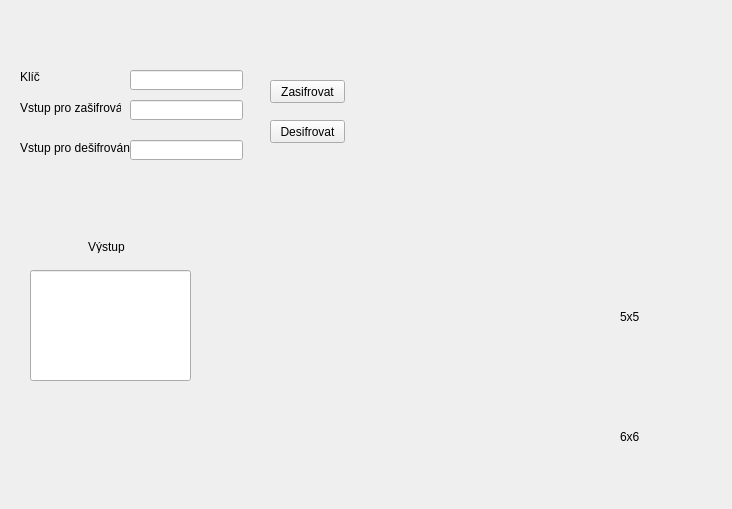
<?xml version="1.0" encoding="UTF-8"?>
<ui version="4.0">
 <class>Form</class>
 <widget class="QWidget" name="Form">
  <property name="geometry">
   <rect>
    <x>0</x>
    <y>0</y>
    <width>732</width>
    <height>509</height>
   </rect>
  </property>
  <property name="windowTitle">
   <string>Form</string>
  </property>
  <widget class="QLabel" name="label">
   <property name="geometry">
    <rect>
     <x>20</x>
     <y>70</y>
     <width>47</width>
     <height>13</height>
    </rect>
   </property>
   <property name="text">
    <string>Klíč</string>
   </property>
  </widget>
  <widget class="QLabel" name="label_2">
   <property name="geometry">
    <rect>
     <x>20</x>
     <y>100</y>
     <width>101</width>
     <height>16</height>
    </rect>
   </property>
   <property name="text">
    <string>Vstup pro zašifrování</string>
   </property>
  </widget>
  <widget class="QLabel" name="label_3">
   <property name="geometry">
    <rect>
     <x>20</x>
     <y>140</y>
     <width>111</width>
     <height>16</height>
    </rect>
   </property>
   <property name="text">
    <string>Vstup pro dešifrování</string>
   </property>
  </widget>
  <widget class="QLineEdit" name="vstup_klic">
   <property name="geometry">
    <rect>
     <x>130</x>
     <y>70</y>
     <width>113</width>
     <height>20</height>
    </rect>
   </property>
  </widget>
  <widget class="QLineEdit" name="vstup_zasifrovani">
   <property name="geometry">
    <rect>
     <x>130</x>
     <y>100</y>
     <width>113</width>
     <height>20</height>
    </rect>
   </property>
  </widget>
  <widget class="QLineEdit" name="vstup_desifrovani">
   <property name="geometry">
    <rect>
     <x>130</x>
     <y>140</y>
     <width>113</width>
     <height>20</height>
    </rect>
   </property>
  </widget>
  <widget class="QLabel" name="label_4">
   <property name="geometry">
    <rect>
     <x>88</x>
     <y>240</y>
     <width>47</width>
     <height>13</height>
    </rect>
   </property>
   <property name="text">
    <string>Výstup</string>
   </property>
  </widget>
  <widget class="QLineEdit" name="vystup">
   <property name="geometry">
    <rect>
     <x>30</x>
     <y>270</y>
     <width>161</width>
     <height>111</height>
    </rect>
   </property>
  </widget>
  <widget class="QPushButton" name="zasifrovat">
   <property name="geometry">
    <rect>
     <x>270</x>
     <y>80</y>
     <width>75</width>
     <height>23</height>
    </rect>
   </property>
   <property name="text">
    <string>Zasifrovat</string>
   </property>
  </widget>
  <widget class="QPushButton" name="desifrovat">
   <property name="geometry">
    <rect>
     <x>270</x>
     <y>120</y>
     <width>75</width>
     <height>23</height>
    </rect>
   </property>
   <property name="text">
    <string>Desifrovat</string>
   </property>
  </widget>
  <widget class="QLabel" name="label_00">
   <property name="geometry">
    <rect>
     <x>240</x>
     <y>280</y>
     <width>47</width>
     <height>13</height>
    </rect>
   </property>
   <property name="text">
    <string/>
   </property>
  </widget>
  <widget class="QLabel" name="label_05">
   <property name="geometry">
    <rect>
     <x>240</x>
     <y>300</y>
     <width>47</width>
     <height>13</height>
    </rect>
   </property>
   <property name="text">
    <string/>
   </property>
  </widget>
  <widget class="QLabel" name="label_10">
   <property name="geometry">
    <rect>
     <x>240</x>
     <y>320</y>
     <width>47</width>
     <height>13</height>
    </rect>
   </property>
   <property name="text">
    <string/>
   </property>
  </widget>
  <widget class="QLabel" name="label_15">
   <property name="geometry">
    <rect>
     <x>240</x>
     <y>340</y>
     <width>47</width>
     <height>13</height>
    </rect>
   </property>
   <property name="text">
    <string/>
   </property>
  </widget>
  <widget class="QLabel" name="label_20">
   <property name="geometry">
    <rect>
     <x>240</x>
     <y>360</y>
     <width>47</width>
     <height>13</height>
    </rect>
   </property>
   <property name="text">
    <string/>
   </property>
  </widget>
  <widget class="QLabel" name="label_01">
   <property name="geometry">
    <rect>
     <x>310</x>
     <y>280</y>
     <width>47</width>
     <height>13</height>
    </rect>
   </property>
   <property name="text">
    <string/>
   </property>
  </widget>
  <widget class="QLabel" name="label_06">
   <property name="geometry">
    <rect>
     <x>310</x>
     <y>300</y>
     <width>47</width>
     <height>13</height>
    </rect>
   </property>
   <property name="text">
    <string/>
   </property>
  </widget>
  <widget class="QLabel" name="label_11">
   <property name="geometry">
    <rect>
     <x>310</x>
     <y>320</y>
     <width>47</width>
     <height>13</height>
    </rect>
   </property>
   <property name="text">
    <string/>
   </property>
  </widget>
  <widget class="QLabel" name="label_16">
   <property name="geometry">
    <rect>
     <x>310</x>
     <y>340</y>
     <width>47</width>
     <height>13</height>
    </rect>
   </property>
   <property name="text">
    <string/>
   </property>
  </widget>
  <widget class="QLabel" name="label_21">
   <property name="geometry">
    <rect>
     <x>310</x>
     <y>360</y>
     <width>47</width>
     <height>13</height>
    </rect>
   </property>
   <property name="text">
    <string/>
   </property>
  </widget>
  <widget class="QLabel" name="label_22">
   <property name="geometry">
    <rect>
     <x>380</x>
     <y>360</y>
     <width>47</width>
     <height>13</height>
    </rect>
   </property>
   <property name="text">
    <string/>
   </property>
  </widget>
  <widget class="QLabel" name="label_17">
   <property name="geometry">
    <rect>
     <x>380</x>
     <y>340</y>
     <width>47</width>
     <height>13</height>
    </rect>
   </property>
   <property name="text">
    <string/>
   </property>
  </widget>
  <widget class="QLabel" name="label_03">
   <property name="geometry">
    <rect>
     <x>450</x>
     <y>280</y>
     <width>47</width>
     <height>13</height>
    </rect>
   </property>
   <property name="text">
    <string/>
   </property>
  </widget>
  <widget class="QLabel" name="label_02">
   <property name="geometry">
    <rect>
     <x>380</x>
     <y>280</y>
     <width>47</width>
     <height>13</height>
    </rect>
   </property>
   <property name="text">
    <string/>
   </property>
  </widget>
  <widget class="QLabel" name="label_18">
   <property name="geometry">
    <rect>
     <x>450</x>
     <y>340</y>
     <width>47</width>
     <height>13</height>
    </rect>
   </property>
   <property name="text">
    <string/>
   </property>
  </widget>
  <widget class="QLabel" name="label_07">
   <property name="geometry">
    <rect>
     <x>380</x>
     <y>300</y>
     <width>47</width>
     <height>13</height>
    </rect>
   </property>
   <property name="text">
    <string/>
   </property>
  </widget>
  <widget class="QLabel" name="label_12">
   <property name="geometry">
    <rect>
     <x>380</x>
     <y>320</y>
     <width>47</width>
     <height>13</height>
    </rect>
   </property>
   <property name="text">
    <string/>
   </property>
  </widget>
  <widget class="QLabel" name="label_23">
   <property name="geometry">
    <rect>
     <x>450</x>
     <y>360</y>
     <width>47</width>
     <height>13</height>
    </rect>
   </property>
   <property name="text">
    <string/>
   </property>
  </widget>
  <widget class="QLabel" name="label_08">
   <property name="geometry">
    <rect>
     <x>450</x>
     <y>300</y>
     <width>47</width>
     <height>13</height>
    </rect>
   </property>
   <property name="text">
    <string/>
   </property>
  </widget>
  <widget class="QLabel" name="label_13">
   <property name="geometry">
    <rect>
     <x>450</x>
     <y>320</y>
     <width>47</width>
     <height>13</height>
    </rect>
   </property>
   <property name="text">
    <string/>
   </property>
  </widget>
  <widget class="QLabel" name="label_19">
   <property name="geometry">
    <rect>
     <x>510</x>
     <y>340</y>
     <width>47</width>
     <height>13</height>
    </rect>
   </property>
   <property name="text">
    <string/>
   </property>
  </widget>
  <widget class="QLabel" name="label_04">
   <property name="geometry">
    <rect>
     <x>510</x>
     <y>280</y>
     <width>47</width>
     <height>13</height>
    </rect>
   </property>
   <property name="text">
    <string/>
   </property>
  </widget>
  <widget class="QLabel" name="label_14">
   <property name="geometry">
    <rect>
     <x>510</x>
     <y>320</y>
     <width>47</width>
     <height>13</height>
    </rect>
   </property>
   <property name="text">
    <string/>
   </property>
  </widget>
  <widget class="QLabel" name="label_09">
   <property name="geometry">
    <rect>
     <x>510</x>
     <y>300</y>
     <width>47</width>
     <height>13</height>
    </rect>
   </property>
   <property name="text">
    <string/>
   </property>
  </widget>
  <widget class="QLabel" name="label_24">
   <property name="geometry">
    <rect>
     <x>510</x>
     <y>360</y>
     <width>47</width>
     <height>13</height>
    </rect>
   </property>
   <property name="text">
    <string/>
   </property>
  </widget>
  <widget class="QLabel" name="label_8">
   <property name="geometry">
    <rect>
     <x>380</x>
     <y>420</y>
     <width>47</width>
     <height>13</height>
    </rect>
   </property>
   <property name="text">
    <string/>
   </property>
  </widget>
  <widget class="QLabel" name="label_1">
   <property name="geometry">
    <rect>
     <x>240</x>
     <y>400</y>
     <width>47</width>
     <height>13</height>
    </rect>
   </property>
   <property name="text">
    <string/>
   </property>
  </widget>
  <widget class="QLabel" name="label_25">
   <property name="geometry">
    <rect>
     <x>450</x>
     <y>460</y>
     <width>47</width>
     <height>13</height>
    </rect>
   </property>
   <property name="text">
    <string/>
   </property>
  </widget>
  <widget class="QLabel" name="label_26">
   <property name="geometry">
    <rect>
     <x>240</x>
     <y>440</y>
     <width>47</width>
     <height>13</height>
    </rect>
   </property>
   <property name="text">
    <string/>
   </property>
  </widget>
  <widget class="QLabel" name="label_5">
   <property name="geometry">
    <rect>
     <x>380</x>
     <y>400</y>
     <width>47</width>
     <height>13</height>
    </rect>
   </property>
   <property name="text">
    <string/>
   </property>
  </widget>
  <widget class="QLabel" name="label_6">
   <property name="geometry">
    <rect>
     <x>310</x>
     <y>400</y>
     <width>47</width>
     <height>13</height>
    </rect>
   </property>
   <property name="text">
    <string/>
   </property>
  </widget>
  <widget class="QLabel" name="label_27">
   <property name="geometry">
    <rect>
     <x>380</x>
     <y>480</y>
     <width>47</width>
     <height>13</height>
    </rect>
   </property>
   <property name="text">
    <string/>
   </property>
  </widget>
  <widget class="QLabel" name="label_28">
   <property name="geometry">
    <rect>
     <x>240</x>
     <y>460</y>
     <width>47</width>
     <height>13</height>
    </rect>
   </property>
   <property name="text">
    <string/>
   </property>
  </widget>
  <widget class="QLabel" name="label_29">
   <property name="geometry">
    <rect>
     <x>450</x>
     <y>440</y>
     <width>47</width>
     <height>13</height>
    </rect>
   </property>
   <property name="text">
    <string/>
   </property>
  </widget>
  <widget class="QLabel" name="label_7">
   <property name="geometry">
    <rect>
     <x>510</x>
     <y>400</y>
     <width>47</width>
     <height>13</height>
    </rect>
   </property>
   <property name="text">
    <string/>
   </property>
  </widget>
  <widget class="QLabel" name="label_30">
   <property name="geometry">
    <rect>
     <x>510</x>
     <y>440</y>
     <width>47</width>
     <height>13</height>
    </rect>
   </property>
   <property name="text">
    <string/>
   </property>
  </widget>
  <widget class="QLabel" name="label_31">
   <property name="geometry">
    <rect>
     <x>310</x>
     <y>460</y>
     <width>47</width>
     <height>13</height>
    </rect>
   </property>
   <property name="text">
    <string/>
   </property>
  </widget>
  <widget class="QLabel" name="label_32">
   <property name="geometry">
    <rect>
     <x>380</x>
     <y>440</y>
     <width>47</width>
     <height>13</height>
    </rect>
   </property>
   <property name="text">
    <string/>
   </property>
  </widget>
  <widget class="QLabel" name="label_9">
   <property name="geometry">
    <rect>
     <x>310</x>
     <y>420</y>
     <width>47</width>
     <height>13</height>
    </rect>
   </property>
   <property name="text">
    <string/>
   </property>
  </widget>
  <widget class="QLabel" name="label_33">
   <property name="geometry">
    <rect>
     <x>240</x>
     <y>480</y>
     <width>47</width>
     <height>13</height>
    </rect>
   </property>
   <property name="text">
    <string/>
   </property>
  </widget>
  <widget class="QLabel" name="label_34">
   <property name="geometry">
    <rect>
     <x>380</x>
     <y>460</y>
     <width>47</width>
     <height>13</height>
    </rect>
   </property>
   <property name="text">
    <string/>
   </property>
  </widget>
  <widget class="QLabel" name="label_35">
   <property name="geometry">
    <rect>
     <x>450</x>
     <y>480</y>
     <width>47</width>
     <height>13</height>
    </rect>
   </property>
   <property name="text">
    <string/>
   </property>
  </widget>
  <widget class="QLabel" name="label_36">
   <property name="geometry">
    <rect>
     <x>310</x>
     <y>480</y>
     <width>47</width>
     <height>13</height>
    </rect>
   </property>
   <property name="text">
    <string/>
   </property>
  </widget>
  <widget class="QLabel" name="label_37">
   <property name="geometry">
    <rect>
     <x>510</x>
     <y>420</y>
     <width>47</width>
     <height>13</height>
    </rect>
   </property>
   <property name="text">
    <string/>
   </property>
  </widget>
  <widget class="QLabel" name="label_38">
   <property name="geometry">
    <rect>
     <x>510</x>
     <y>480</y>
     <width>47</width>
     <height>13</height>
    </rect>
   </property>
   <property name="text">
    <string/>
   </property>
  </widget>
  <widget class="QLabel" name="label_39">
   <property name="geometry">
    <rect>
     <x>510</x>
     <y>460</y>
     <width>47</width>
     <height>13</height>
    </rect>
   </property>
   <property name="text">
    <string/>
   </property>
  </widget>
  <widget class="QLabel" name="label_40">
   <property name="geometry">
    <rect>
     <x>310</x>
     <y>440</y>
     <width>47</width>
     <height>13</height>
    </rect>
   </property>
   <property name="text">
    <string/>
   </property>
  </widget>
  <widget class="QLabel" name="label_41">
   <property name="geometry">
    <rect>
     <x>240</x>
     <y>420</y>
     <width>47</width>
     <height>13</height>
    </rect>
   </property>
   <property name="text">
    <string/>
   </property>
  </widget>
  <widget class="QLabel" name="label_42">
   <property name="geometry">
    <rect>
     <x>450</x>
     <y>420</y>
     <width>47</width>
     <height>13</height>
    </rect>
   </property>
   <property name="text">
    <string/>
   </property>
  </widget>
  <widget class="QLabel" name="label_43">
   <property name="geometry">
    <rect>
     <x>450</x>
     <y>400</y>
     <width>47</width>
     <height>13</height>
    </rect>
   </property>
   <property name="text">
    <string/>
   </property>
  </widget>
  <widget class="QLabel" name="label_44">
   <property name="geometry">
    <rect>
     <x>550</x>
     <y>460</y>
     <width>47</width>
     <height>13</height>
    </rect>
   </property>
   <property name="text">
    <string/>
   </property>
  </widget>
  <widget class="QLabel" name="label_45">
   <property name="geometry">
    <rect>
     <x>550</x>
     <y>400</y>
     <width>47</width>
     <height>13</height>
    </rect>
   </property>
   <property name="text">
    <string/>
   </property>
  </widget>
  <widget class="QLabel" name="label_46">
   <property name="geometry">
    <rect>
     <x>550</x>
     <y>440</y>
     <width>47</width>
     <height>13</height>
    </rect>
   </property>
   <property name="text">
    <string/>
   </property>
  </widget>
  <widget class="QLabel" name="label_47">
   <property name="geometry">
    <rect>
     <x>550</x>
     <y>420</y>
     <width>47</width>
     <height>13</height>
    </rect>
   </property>
   <property name="text">
    <string/>
   </property>
  </widget>
  <widget class="QLabel" name="label_48">
   <property name="geometry">
    <rect>
     <x>550</x>
     <y>480</y>
     <width>47</width>
     <height>13</height>
    </rect>
   </property>
   <property name="text">
    <string/>
   </property>
  </widget>
  <widget class="QLabel" name="label_49">
   <property name="geometry">
    <rect>
     <x>620</x>
     <y>310</y>
     <width>47</width>
     <height>13</height>
    </rect>
   </property>
   <property name="text">
    <string>5x5</string>
   </property>
  </widget>
  <widget class="QLabel" name="label_50">
   <property name="geometry">
    <rect>
     <x>620</x>
     <y>430</y>
     <width>47</width>
     <height>13</height>
    </rect>
   </property>
   <property name="text">
    <string>6x6</string>
   </property>
  </widget>
 </widget>
 <resources/>
 <connections/>
</ui>
